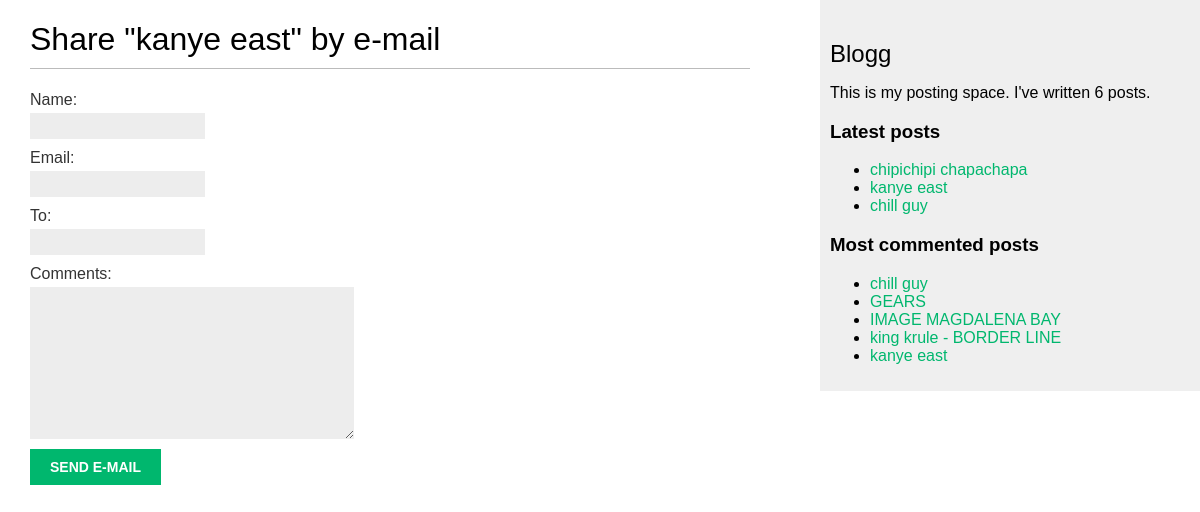
Screenshot of /my_app/9/share/ with the database file from the repository.
### my_app/models.py (models this page shows, shortened)
class Post(models.Model):
    class Status(models.TextChoices):
        DRAFT = 'DF', 'Draft'
        PUBLISHED = 'PB', 'Published'
    title = models.CharField(max_length=250)
    slug = models.SlugField(max_length=250,
                            unique_for_date='publish')
    author = models.ForeignKey(User,
                               on_delete=models.CASCADE,
                               related_name='blog_posts')
    body = models.TextField()
    publish = models.DateTimeField(default=timezone.now)
    created = models.DateTimeField(auto_now_add=True)
    updated = models.DateTimeField(auto_now=True)
    status = models.CharField(max_length=2,
                              choices=Status.choices,
                              default=Status.DRAFT)
    objects = models.Manager() # менеджер, применяемый по умолчанию
    published = PublishedManager() # конкретно-прикладной менеджер
    tags = TaggableManager()
    class Meta:
        ordering = ['-publish']
        indexes = [
            models.Index(fields=['-publish'])
        ]
    def get_absolute_url(self):
        return reverse("blog:post_detail", args=[self.publish.year,
                                                 self.publish.month,
                                                 self.publish.day,
                                                 self.slug])

### my_app/views.py (the view)
def post_share(request, post_id):
    post = get_object_or_404(Post,
                             id=post_id,
                             status=Post.Status.PUBLISHED)
    sent = False
    if request.method == 'POST':
        form = EmailPostForm(request.POST)
        if form.is_valid():
            cd = form.cleaned_data
            post_url = request.build_absolute_uri(
                post.get_absolute_url())
            subject = f"{cd['name']} recommends you read " \
                      f"{post.title}"
            message = f"Read {post.title} at {post_url}\n\n" \
                      f"{cd['name']}\'s comments: {cd['comments']}"
            send_mail(subject, message, 'maxmaximov228@gmail.com',[cd['to']])
            sent = True
    else:
        form = EmailPostForm()
    return render(request, 'blog/post/share.html', {'post': post,
                                                    'form': form,
                                                    'sent': sent})

### my_app/forms.py
class EmailPostForm(forms.Form):
    name = forms.CharField(max_length=25)
    email = forms.EmailField()
    to = forms.EmailField()
    comments = forms.CharField(required=False,
                               widget=forms.Textarea)

### my_app/models.py (called while the page is built)
    def get_queryset(self) -> models.QuerySet:
        return super().get_queryset()\
            .filter(status=Post.Status.PUBLISHED)

### my_app/templatetags/blog_tags.py (called while the page is built)
@register.simple_tag
def total_posts():
    return Post.published.count()

@register.simple_tag
def get_most_commented_posts(count=5):
    return Post.published.annotate(
            total_comments=Count('comments')
            ).order_by('-total_comments')[:count]

@register.inclusion_tag('blog/post/latest_posts.html')
def show_latest_posts(count=5):
    latest_posts = Post.published.order_by('-publish')[:count]
    return {'latest_posts': latest_posts}

### my_app/templates/blog/post/share.html (shortened to what this page needs)
{% extends "blog/base.html" %}
{% block content %}
    {% if sent %}
        <h1>E-mail successfully sent</h1>
        <p>
            "{{ post.title }}" was successfully sent to {{ form.cleaned_data.to }}.
        </p>
    {% else %}
        <h1>Share "{{ post.title }}" by e-mail</h1>
        <form method="post">
            {{ form.as_p }}
            <input type="submit" value="Send e-mail">
        </form>
    {% endif %}
{% endblock %}

### my_app/templates/blog/base.html (shortened to what this page needs)
{% load blog_tags %}
{% load static %}
<!DOCTYPE html>
<html>
    <head>
        <link href="{% static "css/blog.css" %}" rel="stylesheet">
    </head>
    <body>
        <div id="content">
            {% block content %}
            {% endblock %}
        </div>
        <div id="sidebar">
            <h2>Blogg</h2>
            <p>
                This is my posting space.
                I've written {% total_posts %} posts.
            </p>
            <h3>Latest posts</h3>
            {% show_latest_posts 3 %}
            <h3>Most commented posts</h3>
            {% get_most_commented_posts as most_commented_posts %}
            <ul>
              {% for post in most_commented_posts %}
              <li>
                <a href="{{ post.get_absolute_url }}">{{ post.title }}</a>
              </li>
            {% endfor %}
        </div>
    </body>
</html>

### my_app/templates/blog/post/latest_posts.html
<ul>
    {% for post in latest_posts %}
   <li>
   <a href="{{ post.get_absolute_url }}">{{ post.title }}</a>
   </li>
    {% endfor %}
</ul>

### my_app/static/css/blog.css (style rules this page uses)
body { margin:0; padding:0; font-family:helvetica, sans-serif; }
a { color:#00b76e; text-decoration:none; }
h1 { font-weight:normal; border-bottom:1px solid #bbb; padding:0 0 10px 0; }
h2 { font-weight:normal; margin:30px 0 0; }
#content { float:left; width:60%; padding:0 0 0 30px; }
#sidebar { float:right; width:30%; padding:10px; background:#efefef; height:100%; }
label { float:left; clear:both; color:#333; margin-bottom:4px; }
input, textarea { clear:both; float:left; margin:0 0 10px; background:#ededed; border:0; padding:6px 10px; font-size:12px; }
input[type=submit] { font-weight:bold; background:#00b76e; color:#fff; padding:10px 20px; font-size:14px; text-transform:uppercase; }

### rows the page displays
Post: title "kanye east"
Post: title "chipichipi chapachapa"
Post: title "chill guy"
Post: title "GEARS"
Post: title "IMAGE MAGDALENA BAY"
Post: title "king krule - BORDER LINE"
